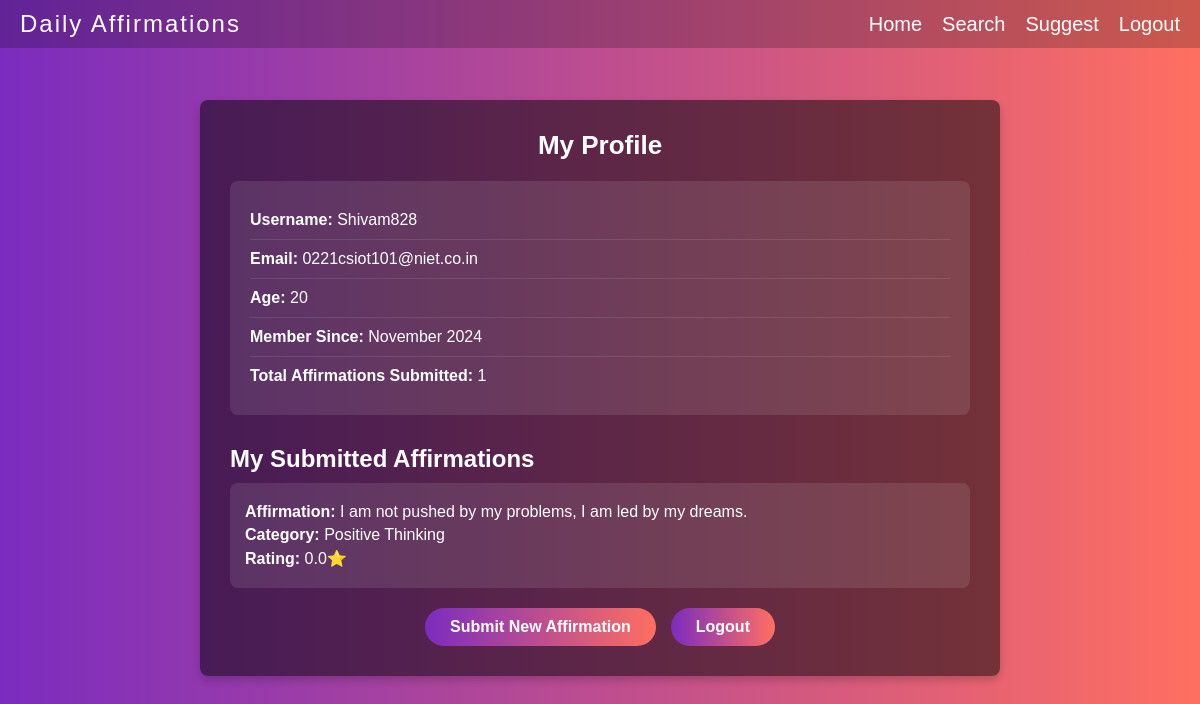
The page /profile/ (signed in) on the database as committed earlier.
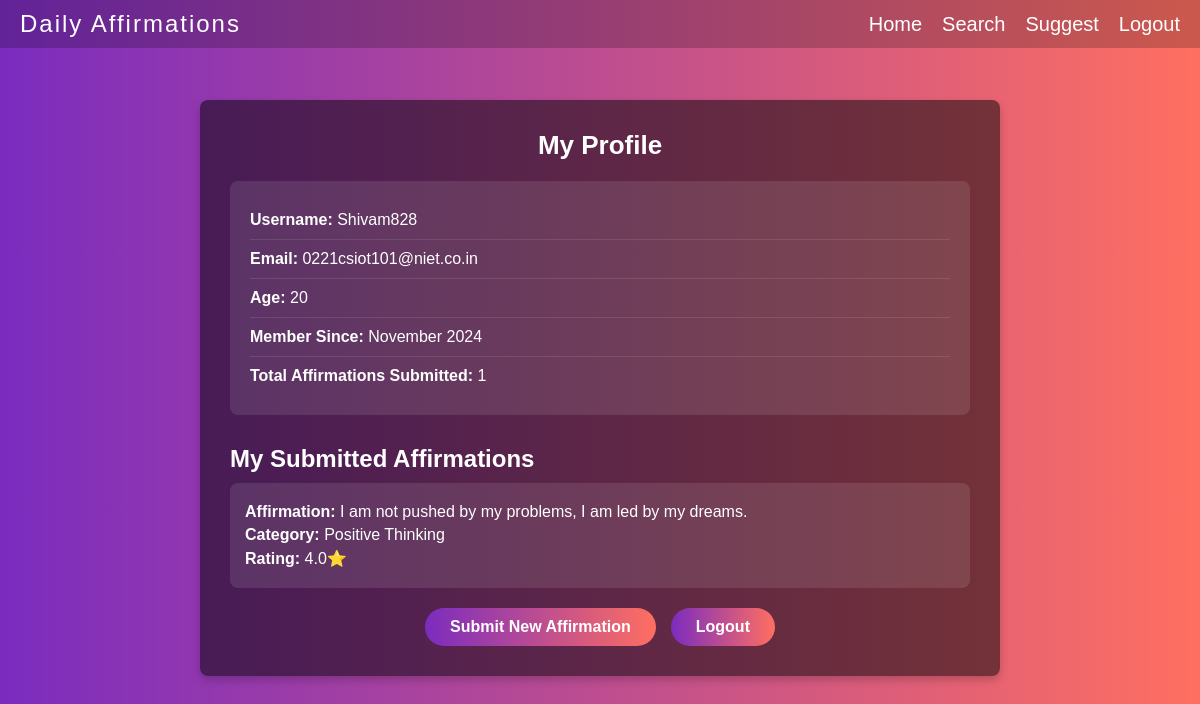
The same page on the database as committed later.
### affirmations_app/models.py (models this page shows, shortened)
class Affirmation(models.Model):
    affirmation = models.TextField()
    category = models.CharField(max_length=100)
    rating = models.FloatField(default=0)
    user = models.ForeignKey(User, on_delete=models.CASCADE, null=True, blank=True)

### affirmations_app/views.py (the view)
# urls.py: path('profile/', views.profile, name='profile'),
@login_required
def profile(request):
    user_profile = get_object_or_404(UserProfile, user=request.user)
    suggested_affirmations = Affirmation.objects.filter(user=request.user).order_by('-id')
    context = {
        'user_profile': user_profile,
        'suggested_affirmations': suggested_affirmations,
    }
    return render(request, 'profile.html', context)

### affirmations_app/templates/profile.html (shortened to what this page needs)
<!DOCTYPE html>
<html lang="en">
<head>
</head>
<body>
    <header>
        <a href="{% url 'home' %}" class="logo">Daily Affirmations</a>
        <div class="nav">
            <a href="{% url 'home' %}">Home</a>
            <a href="{% url 'search' %}">Search</a>
            <a href="{% url 'suggest_affirmation' %}">Suggest</a>
            <a href="{% url 'logout' %}">Logout</a>
        </div>
    </header>
    <div class="container">
        <h1>My Profile</h1>
        <div class="info">
            <p><strong>Username:</strong> {{ user.username }}</p>
            <p><strong>Email:</strong> {{ user_profile.email }}</p>
            <p><strong>Age:</strong> {{ user_profile.age }}</p>
            <p><strong>Member Since:</strong> {{ user.date_joined|date:"F Y" }}</p>
            <p><strong>Total Affirmations Submitted:</strong> {{ suggested_affirmations|length }}</p>
        </div>
        {% if suggested_affirmations %}
        <div class="affirmations-section">
            <h2>My Submitted Affirmations</h2>
            {% for affirmation in suggested_affirmations %}
            <div class="affirmation-card">
                <p><strong>Affirmation:</strong> {{ affirmation.affirmation }}</p>
                <p><strong>Category:</strong> {{ affirmation.category }}</p>
                <p><strong>Rating:</strong> {{ affirmation.rating }}⭐</p>
            </div>
            {% endfor %}
        </div>
        {% endif %}
        <div class="button-container">
            <a href="{% url 'suggest_affirmation' %}" class="btn">Submit New Affirmation</a>
            <a href="{% url 'logout' %}" class="btn">Logout</a>
        </div>
    </div>
</body>
</html>

Rows that differ between the two databases and show on the page:
changed Affirmation "I am not pushed by my problems, I am led by my dreams.": rating "0.0" → "4.0"
